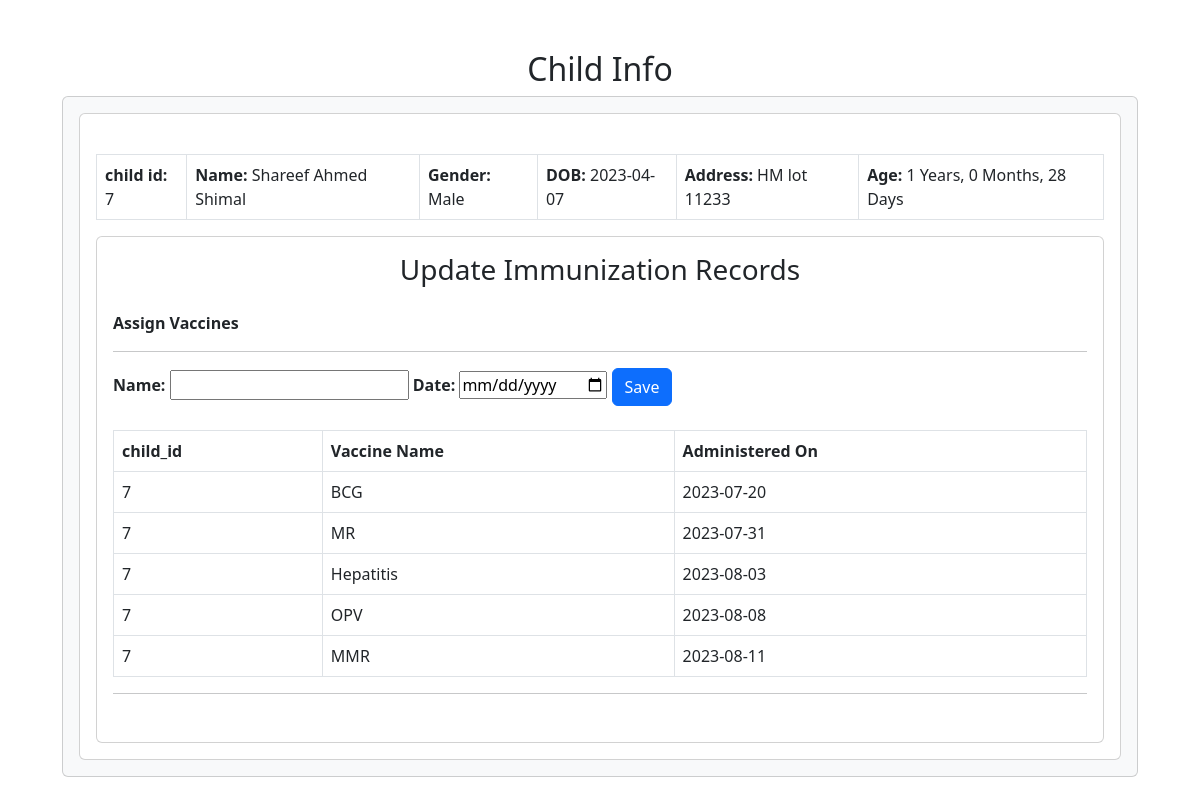
The page /adminchild.php?id=7 on the database its author committed.
### tables this page shows
CREATE TABLE `children` (
  `child_id` int(255) NOT NULL,
  `parents_id` int(255) NOT NULL,
  `Name` text NOT NULL,
  `Gender` text NOT NULL,
  `DOB` date NOT NULL,
  `NID` text NOT NULL,
  `Address` varchar(255) NOT NULL,
  `data` varchar(25) NOT NULL
);

CREATE TABLE `child_vaccines` (
  `id` int(25) NOT NULL,
  `child_id` int(11) NOT NULL,
  `Date` date NOT NULL,
  `Name` varchar(25) NOT NULL
);

### adminchild.php (the view, shortened to what this page needs)
<?php
include_once('connects.php');
$id = $_GET['id'];
?>
<!DOCTYPE html>
<html lang="en">
<head>
  <link rel="stylesheet" href="parents.css">
  <link href="https://cdn.jsdelivr.net/npm/bootstrap@5.3.0-alpha3/dist/css/bootstrap.min.css" rel="stylesheet">
</head>
<body>
  <div class="container-fluid">
    <h2 style="text-align: center;">Child Info</h2>
    <div class="card bg-light">
      <div class="card-body text-left">
        <div class="card">
          <div class="card-body">
            <table class="table bg-light table-bordered table-responsive">
              <?php
              if (isset($_GET['id'])) {
                $child_id = "SELECT * FROM children where child_id = '" . $id . "'";
                $result = $mysqli->query($child_id);
              }
              if ($result->num_rows > 0) {
                while ($rows = $result->fetch_assoc()) {
              ?>
                  <td><b>child id: </b><?php echo $rows['child_id']; ?></td>
                  <td><b>Name:</b> <?php echo $rows['Name']; ?></td><br>
                  <td><b>Gender: </b><?php echo $rows["Gender"]; ?></td>
                  <td><b>DOB: </b><?php echo $rows["DOB"]; ?></td>
                  <td><b>Address: </b><?php echo $rows['Address']; ?></td>
                  <td><b> Age: </b><?php
                                    $dob = $rows['DOB'];
                                    $dob = new DateTime($dob);
                                    $now = new DateTime();
                                    $diff = $now->diff($dob);
                                    echo   $diff->y . ' Years, ' . $diff->m . ' Months, ' . $diff->d . ' Days';
                                    ?>
                  </td>
          </div>
        </div>
        <div class="card">
          <h3 style="text-align: center;" class="mt-3">Update Immunization Records</h3>
          <div class="card-body">
            <form action="immunization.php" method="POST">
              <div class="form-group">
                <p><b>Assign Vaccines</b></p>
                <hr>
                <div class="registration">
                  <form method="post" action="immunization.php">
                    <b>Name:</b> <input type="text" name="Name" value="">
                    <b>Date: </b> <input type="date" name="date" value="Date">
                    <button type="submit" name="submit" class="btn btn-primary">Save</button>
                  </form>
                </div>
                <br>
                <div class="table-responsive">
                  <table class="table table-bordered">
                    <tr class="bg-dark text-white">
                      <th>child_id</th>
                      <th>Vaccine Name</th>
                      <th>Administered On</th>
                    </tr>
                    <?php
                    $sql = "SELECT * FROM child_vaccines where child_id = '" . $id . "'";
                    $result = $mysqli->query($sql);
                    if ($result->num_rows > 0) {
                      while ($rows = $result->fetch_assoc()) {
                    ?>
                        <tr>
                          <td><?php echo $rows['child_id']; ?></td>
                          <td><?php echo $rows['Name']; ?></td>
                          <td><?php echo $rows['Date']; ?></td>
                        </tr>
                    <?php
                      }
                    }
                    ?>
                  </table>
                  <hr>
                </div>
            </form>
          </div>
        </div>
    <?php
                }
              }
    ?>
      </div>
    </div>
  </div>
</body>
</html>

### parents.css (style rules this page uses)
body { padding: 50px; box-sizing: border-box; margin: 50px; align-items: center; }
table { width: 100%; }
table, th, td { padding: 14px 18px; border: 1px solid gray; border-collapse: collapse; }
td { text-align: left; }

### rows shown on the page
children: child_id "7", Name "Shareef Ahmed Shimal", Gender "Male", DOB "2023-04-07", Address "HM lot 11233", DOB "1", DOB "0", DOB "28"
child_vaccines: child "7", Name "BCG", Date "2023-07-20"
child_vaccines: child "7", Name "MR", Date "2023-07-31"
child_vaccines: child "7", Name "Hepatitis", Date "2023-08-03"
child_vaccines: child "7", Name "OPV", Date "2023-08-08"
child_vaccines: child "7", Name "MMR", Date "2023-08-11"
